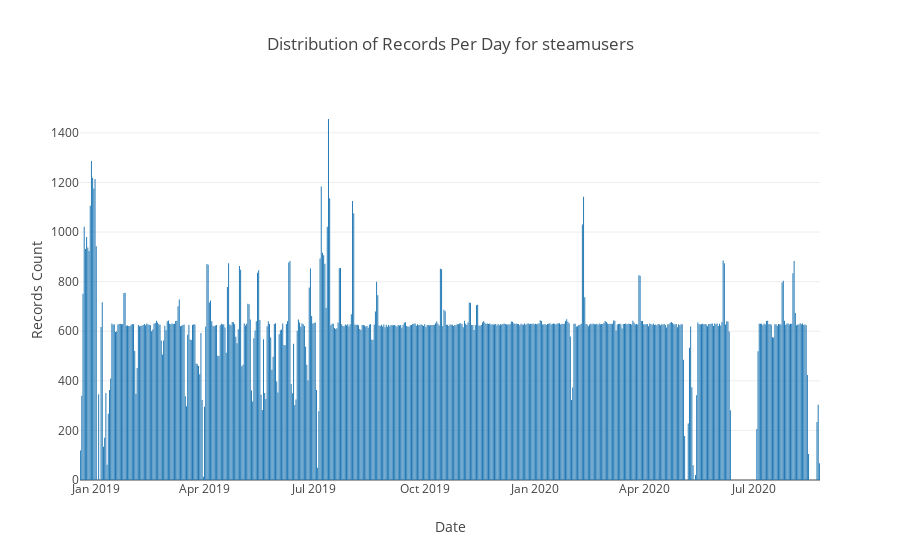

The notebook cell this image was saved under:
### Markdown cell above
## These are the number of records we have per day for the `steamusers` Mongo collection.  This is created using the `steamusers.py` script.

### Code cell
# https://plot.ly/python/bar-charts/

data = [Bar(
        x=grouped_df['date'],
        y=grouped_df['count']
    )]

layout = Layout(
        title='Distribution of Records Per Day for steamusers',
        xaxis=dict(
            title='Date'
        ),
        yaxis=dict(
            title='Records Count'
        )
    )

fig = Figure(data=data, layout=layout)

iplot(fig)

### Figure 1 — Plotly figure (JSON) as saved in the notebook; plotly's stock layout.template omitted (floating-point values rounded to 4 significant figures; data arrays with more than 128 entries replaced by an {"elided": "..."} marker saying what was removed)
{"data": [{"type": "bar", "uid": "cf9c40d1-e93f-4a13-b924-0125ead63383", "x": {"elided": "583 str values"}, "y": {"elided": "583 int values"}}], "layout": {"title": {"text": "Distribution of Records Per Day for steamusers"}, "xaxis": {"title": {"text": "Date"}}, "yaxis": {"title": {"text": "Records Count"}}}}
